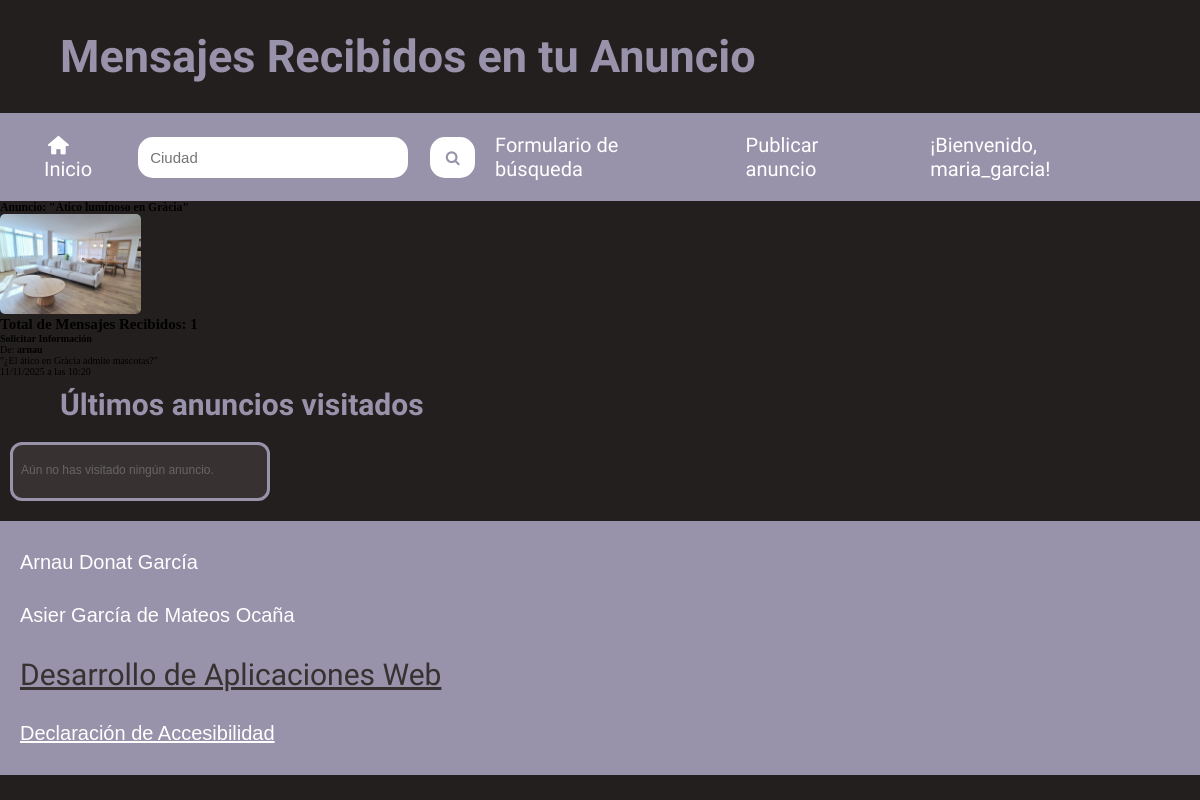
Page /mensajesAnuncio.php?id=4 (signed in) on the earlier database version.
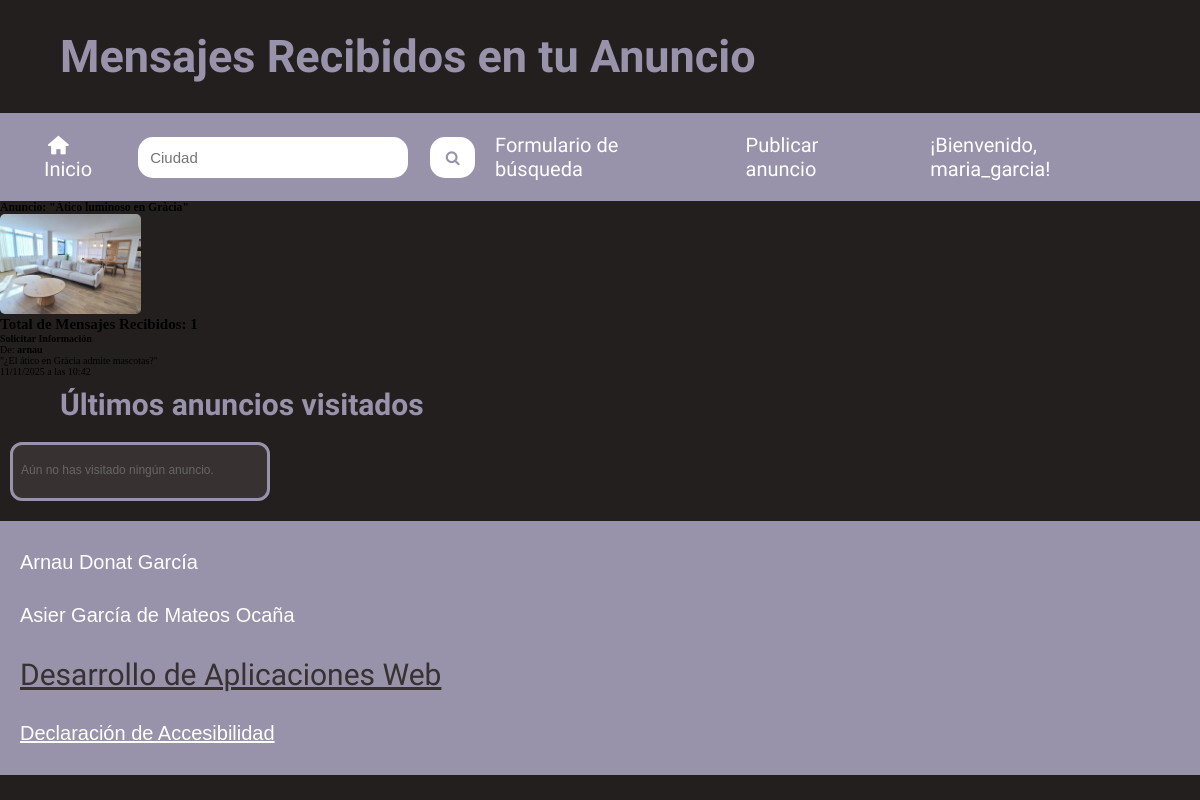
Same page on the later database version.
### tables this page shows
CREATE TABLE `mensajes` (
  `IdMensaje` int(11) NOT NULL,
  `TMensaje` smallint(6) NOT NULL,
  `Texto` varchar(4000) NOT NULL,
  `Anuncio` int(11) NOT NULL,
  `UsuOrigen` int(11) NOT NULL,
  `UsuDestino` int(11) NOT NULL,
  `FRegistro` timestamp NOT NULL DEFAULT current_timestamp()
);

CREATE TABLE `tiposmensajes` (
  `IdTMensaje` smallint(6) NOT NULL,
  `NomTMensaje` varchar(255) NOT NULL
);

CREATE TABLE `usuarios` (
  `IdUsuario` int(11) NOT NULL,
  `NomUsuario` varchar(15) NOT NULL,
  `Clave` varchar(15) NOT NULL,
  `Email` varchar(254) NOT NULL,
  `Sexo` smallint(6) NOT NULL,
  `FNacimiento` date NOT NULL,
  `Ciudad` varchar(255) NOT NULL,
  `Pais` int(11) NOT NULL,
  `Foto` varchar(255) DEFAULT NULL,
  `FRegistro` timestamp NOT NULL DEFAULT current_timestamp(),
  `Estilo` int(11) NOT NULL
);

### mensajesAnuncio.php (the view, shortened to what this page needs)
<?php
    $anuncioId = (int)$_GET['id'];
    $config = parse_ini_file('config.ini');
    @$mysqli = new mysqli($config['Server'], $config['User'], $config['Password'], $config['Database']);
    $anuncio = null;
    $sqlAnuncio = "SELECT Titulo, FPrincipal, Alternativo, Usuario FROM ANUNCIOS WHERE IdAnuncio = ?";
    if ($stmt = $mysqli->prepare($sqlAnuncio)) {
        $stmt->bind_param("i", $anuncioId);
        $stmt->execute();
        $stmt->bind_result($tituloAnuncio, $fotoAnuncio, $altAnuncio, $propietarioId);
        if ($stmt->fetch()) {
            $anuncio = [
                'Titulo' => $tituloAnuncio,
                'Foto' => $fotoAnuncio,
                'Alt' => $altAnuncio,
                'Propietario' => $propietarioId
            ];
        }
    } else {
        die("Error al preparar la consulta del anuncio: " . $mysqli->error);
    }
    $mensajesRecibidos = [];
    $sqlMensajes = "SELECT M.Texto, M.FRegistro, TM.NomTMensaje, U_Origen.NomUsuario
                    FROM MENSAJES M
                    JOIN TIPOSMENSAJES TM ON M.TMensaje = TM.IdTMensaje
                    JOIN USUARIOS U_Origen ON M.UsuOrigen = U_Origen.IdUsuario
                    WHERE M.Anuncio = ?
                    ORDER BY M.FRegistro DESC";
    if ($stmt = $mysqli->prepare($sqlMensajes)) {
        $stmt->bind_param("i", $anuncioId);
        $stmt->execute();
        $resMensajes = $stmt->get_result();
        while ($row = $resMensajes->fetch_assoc()) {
            $mensajesRecibidos[] = $row;
        }
        $totalMensajes = $resMensajes->num_rows;
    } else {
        die("Error en la consulta de mensajes: " . $mysqli->error);
    }
    require 'cabecera.php';
?>
    <section id="info_anuncio_mensajes">
        <h3>Anuncio: "<?php echo htmlspecialchars($anuncio['Titulo']); ?>"</h3>
        <?php if (!empty($anuncio['Foto'])): ?>
            <img src="img/<?php echo htmlspecialchars($anuncio['Foto']); ?>" alt="<?php echo htmlspecialchars($anuncio['Alt']); ?>" style="max-height: 100px; border-radius: 5px;">
        <?php endif; ?>
    </section>
    <section id="lista_mensajes_anuncio">
        <h2>Total de Mensajes Recibidos: <?php echo $totalMensajes; ?></h2>
        <?php if ($totalMensajes == 0): ?>
            <p>Este anuncio aún no ha recibido ningún mensaje.</p>
        <?php else: ?>
            <ul>
                <?php foreach ($mensajesRecibidos as $msg): ?>
                <li>
                    <article class="mensaje-item">
                        <h4 class="msg-tipo"><?php echo htmlspecialchars($msg['NomTMensaje']); ?></h4>
                        <p class="msg-de">De: <strong><?php echo htmlspecialchars($msg['NomUsuario']); ?></strong></p>
                        <p class="msg-contenido">"<?php echo htmlspecialchars($msg['Texto']); ?>"</p>
                        <p class="msg-fecha"><time datetime="<?php echo $msg['FRegistro']; ?>">
                            <?php echo date("d/m/Y \a \l\a\s H:i", strtotime($msg['FRegistro'])); ?>
                        </time></p>
                    </article>
                </li>
                <?php endforeach; ?>
            </ul>
        <?php endif; ?>
    </section>
<?php
    require 'pie.php';
?>

Differences in the rows shown:
changed mensajes "¿El ático en Gràcia admite mascotas?": FRegistro "11/11/2025 a las 10:20" → "11/11/2025 a las 10:42"
